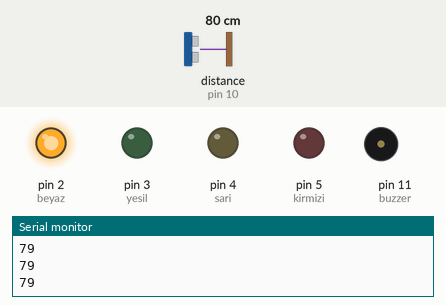
Bench run of a sketch on a simulated Arduino Uno, built with avr-gcc and run on an emulated ATmega328P. Parts: output pins drawn as LEDs (lit = HIGH), buzzer (waves = sounding), the last lines printed to the serial monitor. Wiring (inferred from the names in the program): ultrasonic range finder: trigger pin 9; echo pin 10. Inputs (shaded band) come from the test bench; at power-on: distance to the obstacle (sensor on pin 10) 80 cm. The echo pulse lasts 58.3 µs per cm; pins used as bus, display or sensor lines are not drawn.

Above: at 1.2 s.
1.3 s: distance to the obstacle (sensor on pin 10) set to 65 cm
2.8 s: distance to the obstacle (sensor on pin 10) set to 58 cm
At 3.4 s:
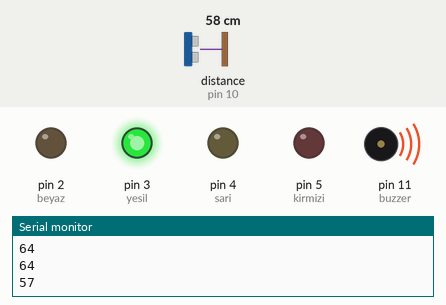
5.8 s: distance to the obstacle (sensor on pin 10) set to 2 cm
At 6.02 s:
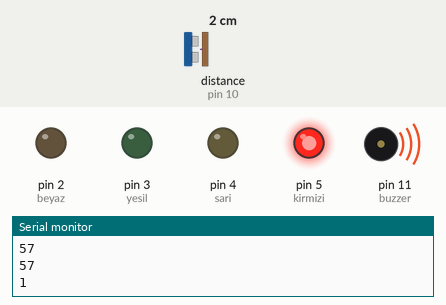
8.8 s: distance to the obstacle (sensor on pin 10) set to 35 cm
At 9.08 s:
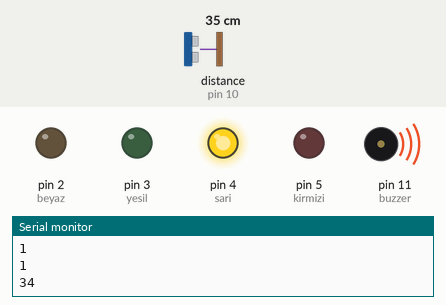
11.8 s: distance to the obstacle (sensor on pin 10) set to 4 cm
At 12.2 s:
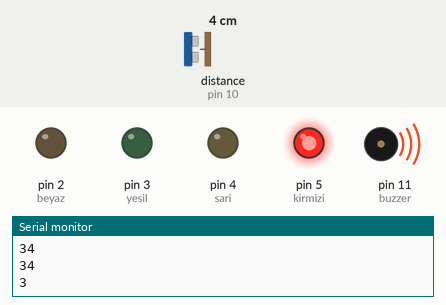
14.8 s: distance to the obstacle (sensor on pin 10) set to 60 cm
At 15.4 s:
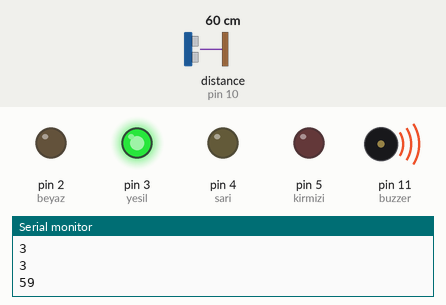
Timing chart, 0 to 18.8 s (numbered marks = the images above; inputs shaded):
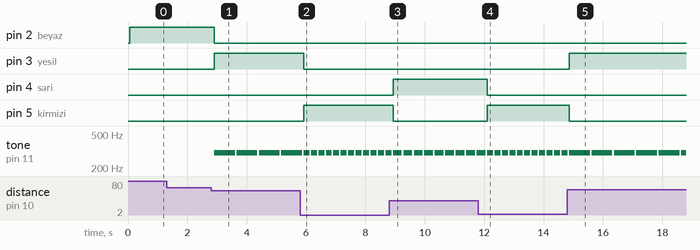

The sketch:

sketch_dec17a.ino
```cpp
#define trig 9
#define echo 10
#define beyaz 2
#define yesil 3
#define sari 4
#define kirmizi 5
#define buzzer 11

int mesafe;
int sure;


void setup() {
  Serial.begin(9600);
  pinMode(trig,OUTPUT);
  pinMode(echo,INPUT);
  pinMode(beyaz,OUTPUT);
  pinMode(yesil,OUTPUT);
  pinMode(sari,OUTPUT);
  pinMode(kirmizi,OUTPUT);
  pinMode(buzzer,OUTPUT);

}
int mesafebul(){
  digitalWrite(trig,LOW);
  delayMicroseconds(2);
  digitalWrite(trig,HIGH);
  delayMicroseconds(10);
  digitalWrite(trig,LOW);
  sure = pulseIn(echo,HIGH); //echo pini ne zaman high olmuş
  mesafe = (sure/2)/29.1;            // yol = hız.zaman
  return mesafe;

}

void loop() {

   Serial.println(mesafebul());
   delay(50);

   if (mesafe > 60){
    digitalWrite(kirmizi,LOW);
    digitalWrite(yesil,LOW);
    digitalWrite(sari,LOW);
    digitalWrite(beyaz,HIGH);


   }
   else if (mesafe < 60 and mesafe > 40){
    digitalWrite(beyaz,LOW);
    digitalWrite(sari,LOW);
    digitalWrite(kirmizi,LOW);
    digitalWrite(yesil,HIGH);
    tone(buzzer,300);
    delay(700);
    noTone(buzzer);
   }
   else if (mesafe < 40 and mesafe > 20){
    digitalWrite(beyaz,LOW);
    digitalWrite(yesil,LOW);
    digitalWrite(kirmizi,LOW);
    digitalWrite(sari,HIGH);

    tone(buzzer,300);
    delay(300);
    noTone(buzzer);
   }
   else if (mesafe < 20 and mesafe > 0){
    digitalWrite(beyaz,LOW);
    digitalWrite(yesil,LOW);
    digitalWrite(sari,LOW);
    digitalWrite(kirmizi,HIGH);
    tone(buzzer,300);
    delay(200);
    noTone(buzzer);

   }
   else if (mesafe < 10 and mesafe > 0){
    digitalWrite(kirmizi,HIGH);

    tone(buzzer,100);
    delay(50);
    noTone(buzzer);

   }


}
```

Measured:
- the behaviour switches between 61 and 60 cm on distance to the obstacle (sensor on pin 10) (found by bisection; images 0 and 1)
- after the input at 2.8 s, pin 2 (beyaz): HIGH → LOW after 0.11 s; pin 3 (yesil): LOW → HIGH after 0.11 s; tone on pin 11 (buzzer): alternates 300 Hz for 0.70 s and silent for 0.05 s, starting after 0.11 s
- after the input at 5.8 s, pin 3 (yesil): HIGH → LOW after 0.12 s; pin 5 (kirmizi): LOW → HIGH after 0.12 s; tone on pin 11 (buzzer): alternates 300 Hz for 0.20 s and silent for 0.05 s, starting after 0.32 s
- after the input at 8.8 s, pin 4 (sari): LOW → HIGH after 0.13 s; pin 5 (kirmizi): HIGH → LOW after 0.13 s; tone on pin 11 (buzzer): alternates 300 Hz for 0.30 s and silent for 0.05 s, starting after 0.43 s
- after the input at 11.8 s, pin 4 (sari): HIGH → LOW after 0.30 s; pin 5 (kirmizi): LOW → HIGH after 0.30 s; tone on pin 11 (buzzer): alternates 300 Hz for 0.20 s and silent for 0.05 s, starting after 0.50 s
- after the input at 14.8 s, pin 3 (yesil): LOW → HIGH after 0.07 s; pin 5 (kirmizi): HIGH → LOW after 0.07 s; tone on pin 11 (buzzer): alternates 300 Hz for 0.70 s and silent for 0.05 s, starting after 0.77 s
